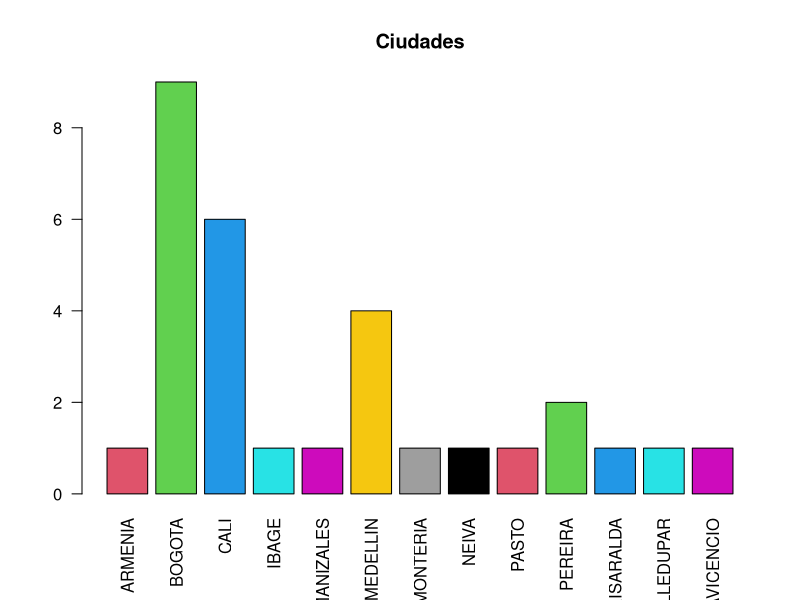
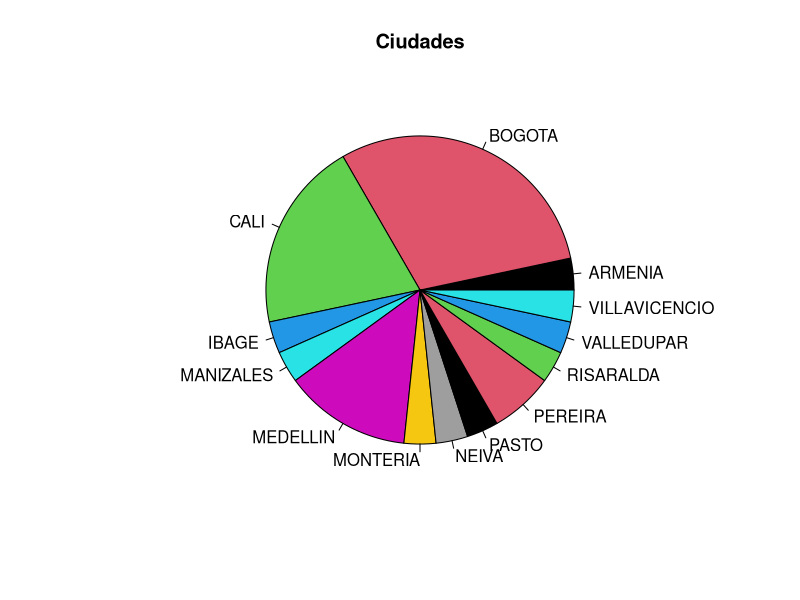
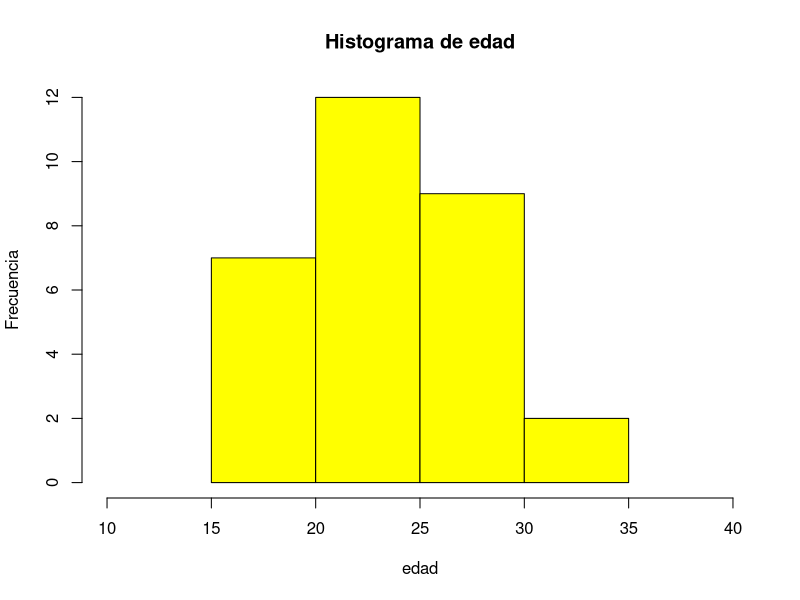
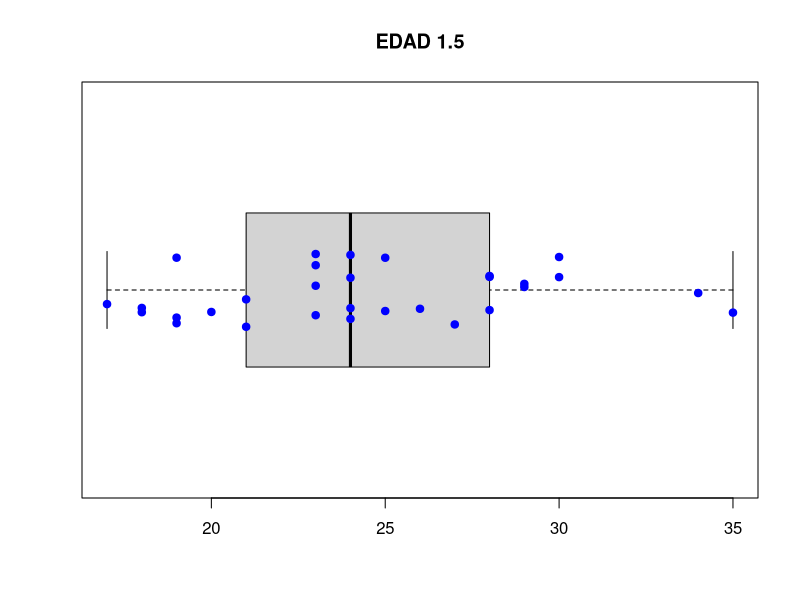
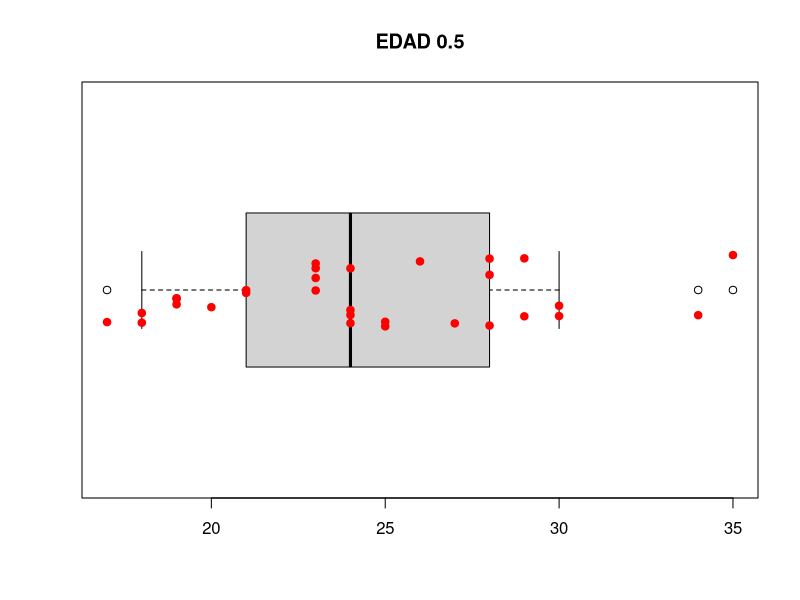

R code for these plots, in order:
#Primer punto
#LLAMAMOS EN LA LIBRERIA LA HERRAMIENTA PARA LEER NUESTRO DOCUMENTO

library(readxl)

#INTRODUCIMOS LA BASE DE DATOS A TRABAJAR en una variable

DATOS_ESTUDIANTES <- read_excel("DATOS_ESTUDIANTES.xlsx")

#CREAMOS LA VARIABLE "calificacion" Y EXTRAEMOS LOS VALORES DE LA BASE DE DATOS PRINCIPAL

calificacion <- DATOS_ESTUDIANTES$CALIFICACION
calificacion

#CREAMOS LA VARIABLE "frecuencia_absoluta" PARA CREAR Y GUARDAR LA TABLA DE FRECUENCIA ABSOLUTA

frecuencia_absoluta <- table(calificacion)
frecuencia_absoluta

#DESPUES DE CREADA LA TABLA DE FRECUENCIA ABSOLUTA, CREAMOS LA TABLA DE FRECUENCIA RELATIVA Y LA GUARDAMOS EN LA VARIABLE "frecuencia_relativa"

frecuencia_relativa <- prop.table(x= frecuencia_absoluta)
frecuencia_relativa

#segundo punto
#instalamos y llamamos a la libreria ggplot2

library(ggplot2)

#creamos el diagrama de barras de la variable "ciudades"
ciudades <- DATOS_ESTUDIANTES$CIUDAD

barplot(table(ciudades), las = 2, col = 2:14, main = "Ciudades")

#creamos el diagrama de sectores de la variable "ciudades"

pie(table(ciudades), col = 1:14, main = "Ciudades")

#tercer punto
#Creamos un histograma de la variable "edad"

edad <- DATOS_ESTUDIANTES$EDAD
hist(edad, xlab = "edad", ylab = "Frecuencia", col = "yellow", main = "Histograma de edad", xlim = range(10,40))

#Creamos un diagrama de caja y bigotes de la variable "edad"

boxplot(edad, horizontal = TRUE, main = "EDAD 1.5", range = 1.5)
#Usamos un stripchart para visualizar mejor los valores y dandonos cuenta de que existen varios valores atipicos
stripchart(edad, method = "jitter", pch = 19, add = TRUE, col = "blue")


#Creamos otro diagrama para verificar el rango con un 0.5
boxplot(edad, horizontal = TRUE, main = "EDAD 0.5", range = 0.5)
#Usamos un stripchart para visualizar mejor los valores y dandonos cuenta de que existen varios valores atipicos al cambiar el range a 0.5

stripchart(edad, method = "jitter", pch = 19, add = TRUE, col = "red")

#Al cambiar el rango las conclusiones varian bastante

#cuarto punto
#resumen de la variable "calificacion"con la funcion summary
 
summary(calificacion)

#resumen de la variable "calificacion" de forma individual

length(calificacion)
class(calificacion)
mode(calificacion)

#quinto punto
#Creamos la variable "estatura" y la pasamos a int
estatura <- as.numeric(DATOS_ESTUDIANTES$`ESTATURA(M)`)
#Sacamos la media de la variable "estatura"
mean(estatura)
#sacamos la varianza de la variable "estatura"
var(estatura)
#Sacamos la desviacion estandar
sd(estatura)







        
      


